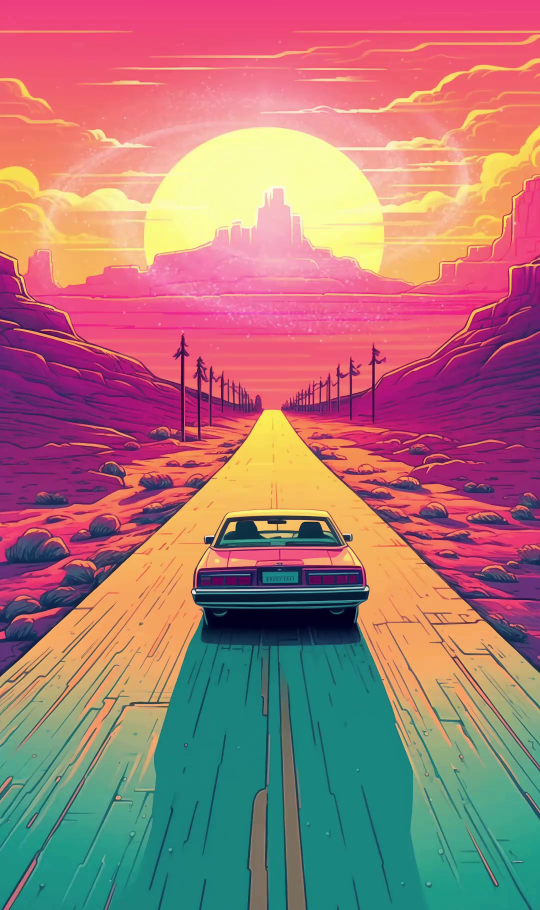
#> input picture frame 30 of caption_annotation/image/1.mp4, 1080 x 1820 px, given in place of v_ZZ71FIfxX-c_1.mp4, which was not available (shown at 1/2 size)
$ python run_optical_flow.py
#> lines starting #> are read from the running program, lines starting #| are printed output that depends on the picture
import cv2
import numpy as np
import time
from concurrent.futures import ThreadPoolExecutor


class OpticalFlowRunner():
    def __init__(self, threshold) -> None:
        self.threshold = threshold

    def process_frame(self, prev_gray, gray):
        flow = cv2.calcOpticalFlowFarneback(prev_gray, gray, None, 0.5, 3, 15, 3, 5, 1.2, 0)
        mag, _ = cv2.cartToPolar(flow[..., 0], flow[..., 1])
        return np.mean(mag)

    def run(self, clip_path):
        cap = cv2.VideoCapture(clip_path)
        fps = cap.get(cv2.CAP_PROP_FPS)
        frame_interval = int(fps)  # 每隔多少帧读取一次，达到1 fps的效果

        ret, pre_frame = cap.read()
#> pre_frame is the input picture: shape (1820, 1080, 3); mean B, G, R 119.4, 119.6, 168.6
        prev_gray = cv2.cvtColor(pre_frame, cv2.COLOR_BGR2GRAY)
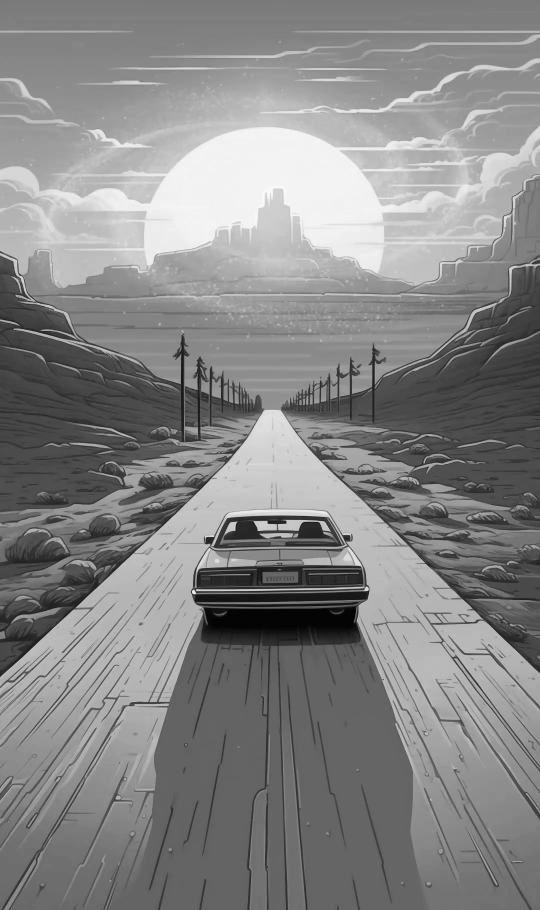
#> prev_gray: shape (1820, 1080) (shown at 1/2 size); min 3, max 252, mean 134.2

        frame_count = 0
        results = []
        with ThreadPoolExecutor() as executor:
            while cap.isOpened():
                ret, cur_frame = cap.read()
                if not ret:
                    break

                frame_count += 1
                if frame_count % frame_interval != 0:
                    continue

                gray = cv2.cvtColor(cur_frame, cv2.COLOR_BGR2GRAY)
                results.append(executor.submit(self.process_frame, prev_gray, gray))
                prev_gray = gray

        cap.release()
        flag = False
        optical_flow_score = 0
        for result in results:
            if result.result() > self.threshold:
                flag = True
                optical_flow_score += result.result()

        return flag, optical_flow_score/(len(results)+1)

if __name__ == '__main__':
    start_time = time.time()
    optical_runner = OpticalFlowRunner(threshold=1.0)
    rst = optical_runner.run(clip_path="/home/higher/hdisk/wangzepeng5/lm/GenData/video_scene_detect_project/output/v_ZZ71FIfxX-c_1/v_ZZ71FIfxX-c_1.mp4")
    end_time = time.time()
    print(f"[INFO]: 耗时 {end_time - start_time}s")
    print(rst)

$ run again, starting later in the video
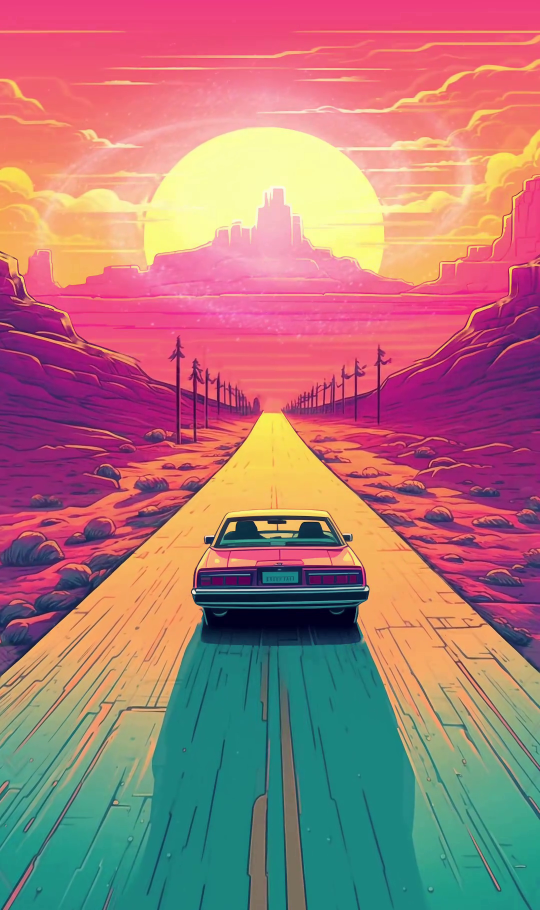
#> input picture frame 135 of caption_annotation/image/1.mp4, 1080 x 1820 px, given in place of v_ZZ71FIfxX-c_1.mp4, which was not available (shown at 1/2 size)
#> in run, pre_frame is the input picture: shape (1820, 1080, 3); mean B, G, R 120.6, 120.2, 170.4
#> in run, `prev_gray = cv2.cvtColor(pre_frame, cv2.COLOR_BGR2GRAY)`:
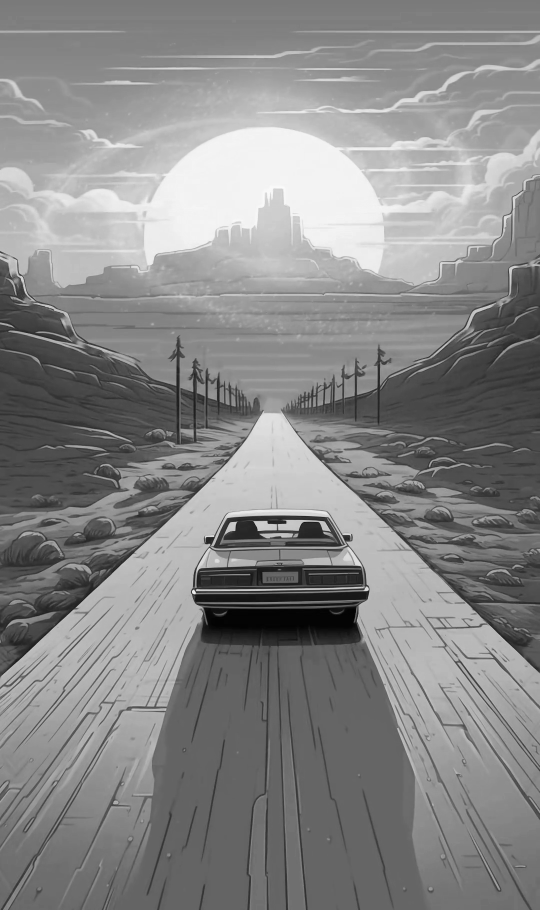
#> prev_gray: shape (1820, 1080) (shown at 1/2 size); min 3, max 251, mean 135.2

$ run again, starting later in the video
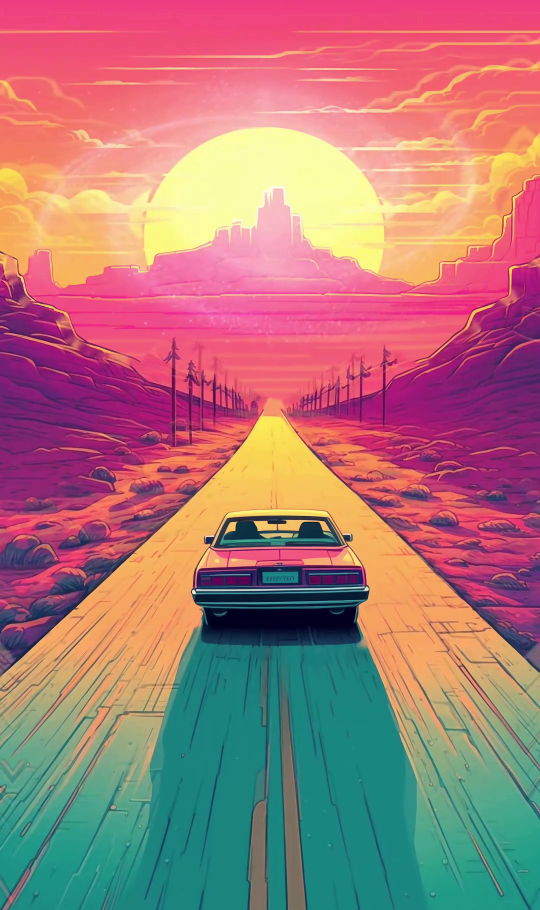
#> input picture frame 240 of caption_annotation/image/1.mp4, 1080 x 1820 px, given in place of v_ZZ71FIfxX-c_1.mp4, which was not available (shown at 1/2 size)
#> in run, pre_frame is the input picture: shape (1820, 1080, 3); mean B, G, R 120.5, 120.3, 170.7
#> in run, `prev_gray = cv2.cvtColor(pre_frame, cv2.COLOR_BGR2GRAY)`:
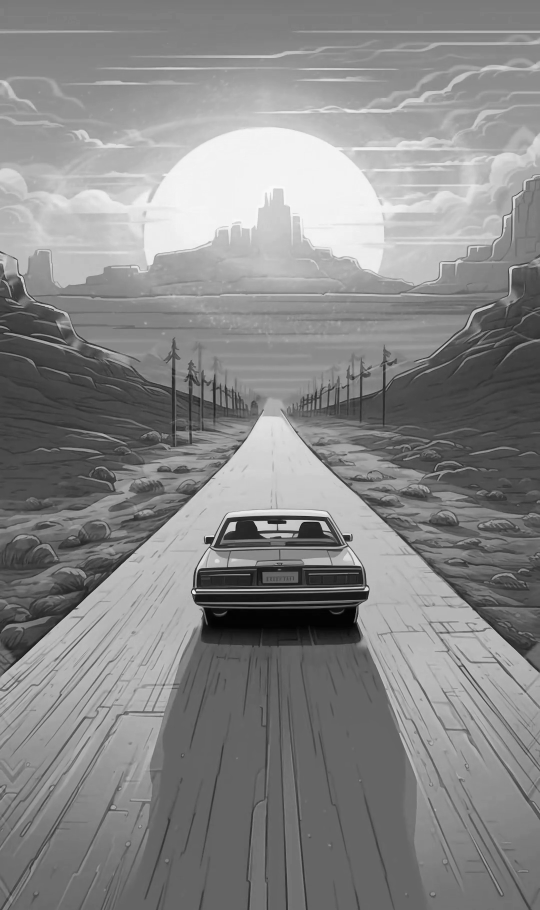
#> prev_gray: shape (1820, 1080) (shown at 1/2 size); min 3, max 250, mean 135.3
